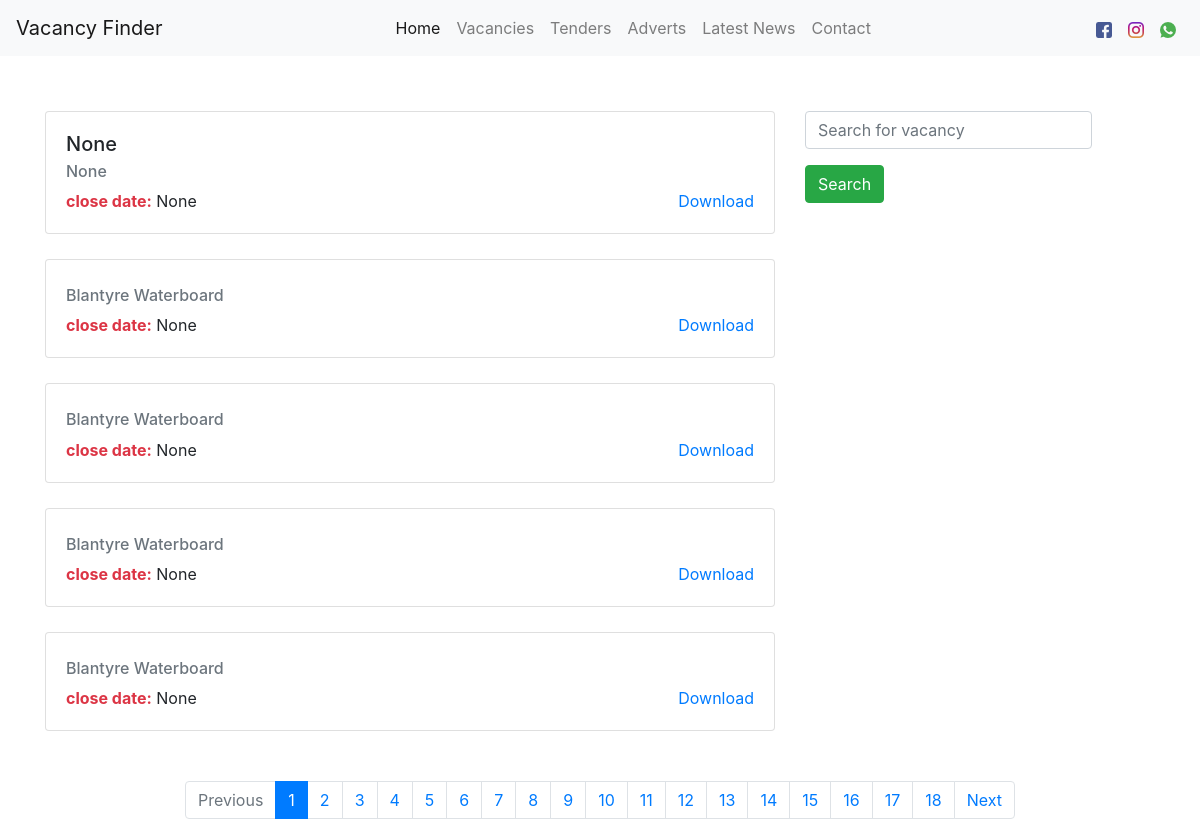
Page /tender on the committed database.
### vacancyapp/models.py (models this page shows, shortened)
class ScrappedTender(models.Model):
    name = models.CharField(max_length=200, null=True, blank=True)
    company = models.CharField(max_length=60, null=True, blank=True)
    description = models.TextField(null=True, blank=True)
    link = models.URLField(null=True, blank=True)
    posted_date = models.CharField(max_length=20, null=True, blank=True)
    close_date = models.CharField(max_length=20, null=True, blank=True)
    scrapped_date = models.DateField(null=True, blank=True)

### vacancyapp/views.py (the view)
# urls.py: path('tender', views.tender, name='tender'),
def tender(request):
    tender_list = ScrappedTender.objects.all()
    page = request.GET.get('page', 1)
    paginator = Paginator(tender_list, 5)
    try:
        tenders = paginator.page(page)
    except PageNotAnInteger:
        tenders = paginator.page(1)
    except EmptyPage:
        tenders = paginator.page(paginator.num_pages)
    return render(request, 'vacancyapp/tender.html', {'tenders': tenders})

### vacancyapp/templates/vacancyapp/tender.html
{% extends 'vacancyapp/base.html' %}
{% block content %}
<div class="container">
    <div class="row" style="margin-top:30px;">
        <div class="col-sm-8">
            {% for tender in tenders %}
            <div class="card" style="margin-top: 25px;">
                <div class="card-body">
                    <h5 class="card-title">{{ tender.name }}</h5>
                    <h6 class="card-subtitle mb-2 text-muted">{{ tender.company }}</h6>
                    <span class="card-text"> <strong class="text-danger">close date:</strong> {{ tender.close_date }}</span>
                    <a href="{{ tender.link }}" class="card-link float-right">Download</a>
                </div>
            </div>
            {% endfor %}
        </div>
        <div class="col-sm-4">
            <div class="form-group row" style="margin-top:25px;">
                <div class="col-10">
                    <input name="search" type="text" class="form-control" placeholder="Search for vacancy">
                </div>
            </div>
            <button class="btn btn-success">Search</button>
        </div>
    </div>
</div>
{% if tenders.has_other_pages %}
<nav aria-label="Page navigation example" style="margin-top:50px;">
    <ul class="pagination justify-content-center">
        {% if tenders.has_previous %}
        <li class="page-item">
            <a class="page-link" href="?page={{ tenders.previous_page_number }}" tabindex="-1">Previous</a>
        </li>
        {% else %}
        <li class="page-item disabled">
            <a class="page-link" href="#" tabindex="-1">Previous</a>
        </li>
        {% endif %}
        {% for i in tenders.paginator.page_range %}
        {% if tenders.number == i %}
        <li class="page-item active"><a class="page-link active" href="#">{{i}}</a></li>
        {% else %}
        <li class="page-item"><a class="page-link" href="?page={{ i }}">{{i}}</a></li>
        {% endif %}
        {% endfor %}
        {% if tenders.has_next %}
        <li class="page-item">
            <a class="page-link" href="?page={{ tenders.next_page_number }}">Next</a>
        </li>
        {% else %}
        <li class="page-item disabled">
            <a class="page-link" href="#">Next</a>
        </li>
        {% endif %}
    </ul>
</nav>
{% endif %}
{% endblock%}

### rows in the picture
ScrappedTender: name "None", company "None", close_date "None"
ScrappedTender: company "Blantyre Waterboard", close_date "None"
ScrappedTender: company "Blantyre Waterboard", close_date "None"
ScrappedTender: company "Blantyre Waterboard", close_date "None"
ScrappedTender: company "Blantyre Waterboard", close_date "None"

### other values in the picture
{{ i }} "1"
{{ i }} "2" "3" "4" "5" "6" "7" "8" "9" "10" "11" "12" "13" "14" "15" "16" "17" "18"
